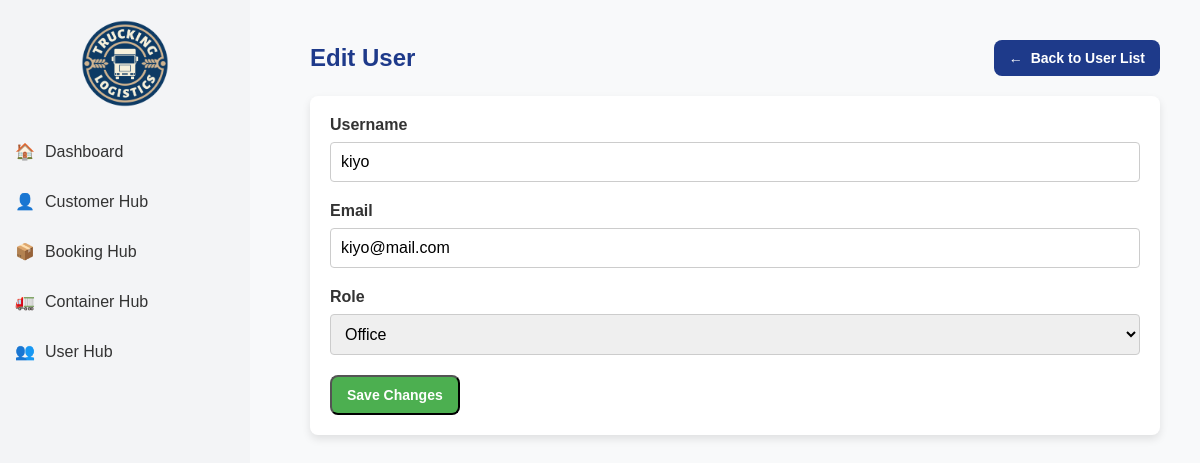
Page /users/update/1/ on the committed database.
### myapp/models.py (models this page shows, shortened)
class CustomUser(AbstractUser):
    ROLE_CHOICES = [
        ('customer', 'Customer'),
        ('office', 'Office'),
        ('driver', 'Driver'),
    ]
    role = models.CharField(max_length=20, choices=ROLE_CHOICES, default='customer')

### myapp/views.py (the view)
# urls.py: path('users/update/<int:pk>/', views.user_update, name='user_update'),
def user_update(request, pk):
    user = get_object_or_404(CustomUser, pk=pk)
    if request.method == 'POST':
        form = UserForm(request.POST, instance=user)
        if form.is_valid():
            user.role = request.POST.get('role')
            form.save()
            messages.success(request, "User updated successfully.")
            return redirect('user_list')
        else:
            messages.error(request, "Error updating user. Please check the form.")
    else:
        form = UserForm(instance=user)
    return render(request, 'user/user_form.html', {'form': form, 'user': user})

### myapp/views.py
class UserForm(forms.ModelForm):
    class Meta:
        model = CustomUser
        fields = ['username', 'email', 'role']
        widgets = {
            'username': forms.TextInput(attrs={'class': 'form-control'}),
            'email': forms.EmailInput(attrs={'class': 'form-control'}),
            'role': forms.Select(attrs={'class': 'form-control'}),
        }

### myapp/templates/user/user_form.html (shortened to what this page needs)
{% load static %}
<!DOCTYPE html>
<html lang="en">
<head>
</head>
<body>
{% include 'includes/sidebar.html' %}
<div class="content">
    <div class="header">
        <h2>Edit User</h2>
        <a href="{% url 'user_list' %}" class="btn btn-back">
            <span>&larr;</span> Back to User List
        </a>
    </div>
    <div class="card">
        <form method="POST">
            <div class="form-group">
                <label for="id_username">Username</label>
                {{ form.username }}
            </div>
            <div class="form-group">
                <label for="id_email">Email</label>
                {{ form.email }}
            </div>
            <div class="form-group">
                <label for="id_role">Role</label>
                <select name="role" id="id_role" class="form-control">
                    <option value="office" {% if user.role == "office" %}selected{% endif %}>Office</option>
                </select>
            </div>
            <button type="submit" class="btn btn-submit">Save Changes</button>
        </form>
    </div>
</div>
</body>
</html>

### myapp/templates/user/user_form.html (style rules this page uses)
* { margin: 0; padding: 0; box-sizing: border-box; font-family: Arial, sans-serif; }
body { display: flex; min-height: 100vh; background-color: #f8f9fa; color: #333; }
.content { margin-left: 270px; width: calc(100% - 270px); padding: 40px; }
.header { display: flex; justify-content: space-between; align-items: center; margin-bottom: 20px; }
.header h2 { font-size: 24px; color: #1e3a8a; }
.btn { text-decoration: none; padding: 10px 15px; border-radius: 8px; font-size: 14px; font-weight: bold; color: #ffffff; display: inline-flex; align-items: center; gap: 8px; transition: background-color 0.3s ease, transform 0.2s; cursor: pointer; }
.btn-back { background-color: #1e3a8a; }
.btn-submit { background-color: #4caf50; }
.card { background-color: white; padding: 20px; border-radius: 8px; box-shadow: 0 4px 8px rgba(0, 0, 0, 0.1); }
.form-group { margin-bottom: 20px; }
.form-group label { display: block; font-weight: 600; margin-bottom: 8px; }
.form-group input, .form-group select { width: 100%; padding: 10px; font-size: 16px; border: 1px solid #ccc; border-radius: 4px; }

### rows in the picture
CustomUser: username "kiyo", email "kiyo@mail.com", role "Office"
